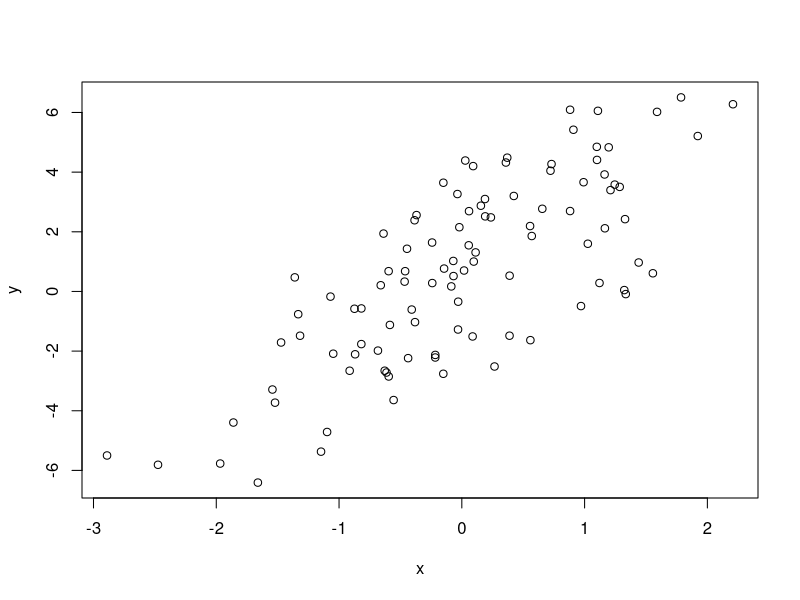
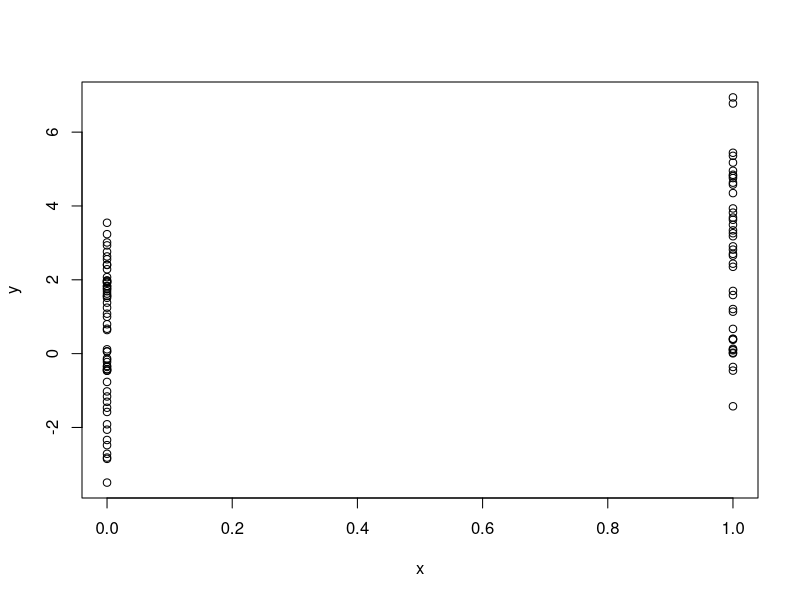
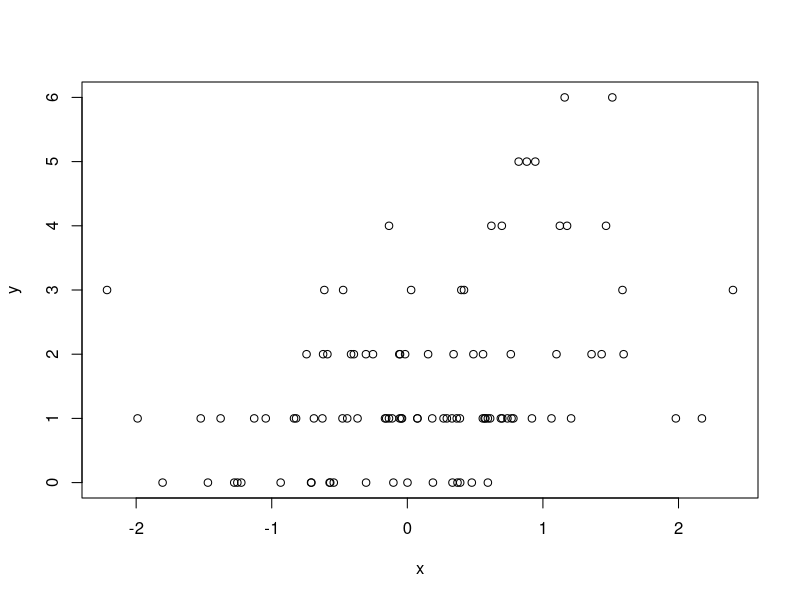
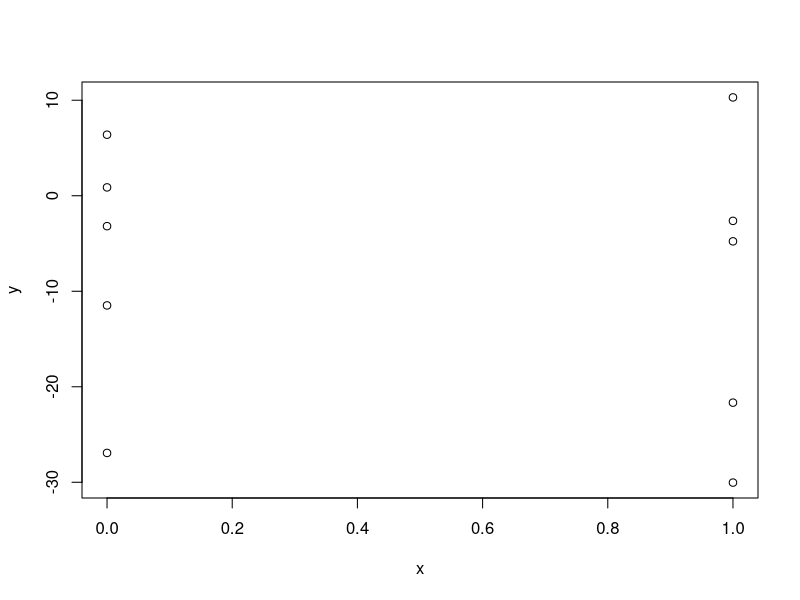

Here is the R script that generated these plots, in order: (Note: this script raises an error after producing the figures.)
#### WEEK 4

# str - compactly display the structure of and R object
# alternative to 'summary'

str(str)

str(lm)

x<- rnorm(100,2,4)
summary(x)
str(x)

library(datasets)
str(airquality)

s <- split(airquality, airquality$Month)
str(s)


# Simulation
# Generating Random Numbers

# rnorm: generate random Normal variates with a given mean and standard deviation
# dnorm: evaluate the Normal probability density (with a given mean/SD) at a point
# pnorm: evaluate the cumulative distribution function for a Normal distribution

# d for density
# r for random number generation
# p for cumulative distribution
# q for quantile function

x <- rnorm(10)
x

x <- rnorm(10, 20, 2)
x
summary(x)


set.seed(1) #Setting the random number seed with set.seed ensures reproducibility
rnorm(5)
rnorm(5)
set.seed(1)
rnorm(5)


# Linear Model
set.seed(20)
x <- rnorm(100)
e <- rnorm(100, 0, 2)
y <- 0.5 + 2 * x + e
summary(y)
plot(x,y)

# Binary (Logistic) Model
set.seed(10)
x <- rbinom(100, 1, 0.5)
e <- rnorm(100, 0, 2)
y <- 0.5 + 2 * x + e
summary(y)
plot(x, y)

# GLM - Poisson
set.seed(1)
x <- rnorm(100)
log.mu <- 0.5 + 0.3 * x
y <- rpois(100, exp(log.mu))
summary(y)
plot(x, y)



# Random Sampling
set.seed(1)
sample(1:10, 4)

sample(letters, 5)

sample(1:10) ## permutation
sample(1:10, replace = TRUE) ## Sample w/replacement



# Profilling
system.time({
  n <- 1000
  r <- numeric(n)
  for (i in 1:n) {
    x <- rnorm(n)
    r[i] <- mean(x)
  }
})


# Rprof() function starts the profiler in R


# QUIZ
set.seed(1)
rpois(5, 2)


set.seed(10)
x <- rep(0:1, each = 5)
e <- rnorm(10, 0, 20)
y <- 0.5 + 2 * x + e
summary(y)
plot(x, y)

x1 <- rnorm(10, 0, 20)
x2 <- rnorm(2, 0, 10)

library(datasets)
Rprof()
fit <- lm(y ~ x1 + x2)
Rprof(NULL)


#### SWIRL practice

ls() # See the variables on the workspace
class(plants)   # See the structure of an object "plants"
dim(plants)     # See the dimentions of an object "plants" (rows and cols)
nrow(plants)    # See the number of rows
ncol(plants)    # See number of cols
object.size(plants) # See space occupying in memory
names(plants)   # will return a character vector of column (i.e. variable) names.
head(plants)    # to preview the top of the dataset
tail(plants)    # to preview the last rows
summary(plants) # to understand how the data are distributed
table(plants$Active_Growth_Period) # view counts on each category of a variable
str(plants)     #compactly display the structure of and R object


d1 <- Sys.Date()
d2 <- as.Date("1969-01-01")
t1 <- Sys.time()
t2 <- as.POSIXlt(Sys.time())
t2$min
weekdays(d1)
months(d1)
months(t1)
quarters(t2)
t3 <- "October 17, 1986 08:24"
t4 <- strptime(t3, "%B %d, %Y %H:%M")
Sys.time() - t1
difftime(Sys.time(), t1, units = 'days')


sample(1:6, 4, replace=TRUE)
flips<-sample(c(0,1),100, replace = TRUE, prob=c(0.3,0.7))
flips2 <- rbinom(n=100, size=1, prob = 0.7)
my_pois <- replicate(100, rpois(5, 10))
